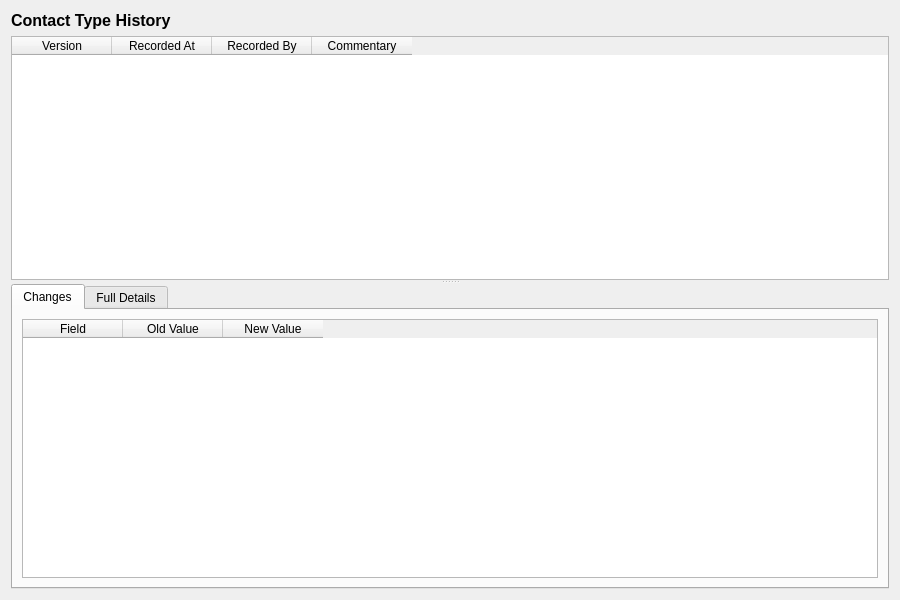
<?xml version="1.0" encoding="UTF-8"?>
<ui version="4.0">
 <class>ContactTypeHistoryDialog</class>
 <widget class="QWidget" name="ContactTypeHistoryDialog">
  <property name="geometry">
   <rect>
    <x>0</x>
    <y>0</y>
    <width>900</width>
    <height>600</height>
   </rect>
  </property>
  <property name="windowTitle">
   <string>Contact Type History</string>
  </property>
  <layout class="QVBoxLayout" name="verticalLayout">
   <item>
    <widget class="QLabel" name="titleLabel">
     <property name="font">
      <font>
       <pointsize>12</pointsize>
       <bold>true</bold>
      </font>
     </property>
     <property name="text">
      <string>Contact Type History</string>
     </property>
    </widget>
   </item>
   <item>
    <widget class="QSplitter" name="splitter">
     <property name="orientation">
      <enum>Qt::Vertical</enum>
     </property>
     <widget class="QTableWidget" name="versionListWidget">
      <property name="minimumHeight">
       <number>150</number>
      </property>
      <property name="maximumHeight">
       <number>250</number>
      </property>
      <property name="alternatingRowColors">
       <bool>true</bool>
      </property>
      <property name="editTriggers">
       <set>QAbstractItemView::NoEditTriggers</set>
      </property>
      <property name="selectionMode">
       <enum>QAbstractItemView::SingleSelection</enum>
      </property>
      <property name="selectionBehavior">
       <enum>QAbstractItemView::SelectRows</enum>
      </property>
      <column>
       <property name="text">
        <string>Version</string>
       </property>
      </column>
      <column>
       <property name="text">
        <string>Recorded At</string>
       </property>
      </column>
      <column>
       <property name="text">
        <string>Recorded By</string>
       </property>
      </column>
      <column>
       <property name="text">
        <string>Commentary</string>
       </property>
      </column>
     </widget>
     <widget class="QWidget" name="detailWidget">
      <layout class="QVBoxLayout" name="detailLayout">
       <property name="leftMargin">
        <number>0</number>
       </property>
       <property name="topMargin">
        <number>0</number>
       </property>
       <property name="rightMargin">
        <number>0</number>
       </property>
       <property name="bottomMargin">
        <number>0</number>
       </property>
       <item>
        <widget class="QTabWidget" name="tabWidget">
         <property name="currentIndex">
          <number>0</number>
         </property>
         <widget class="QWidget" name="changesTab">
          <attribute name="title">
           <string>Changes</string>
          </attribute>
          <layout class="QVBoxLayout" name="changesTabLayout">
           <item>
            <widget class="QTableWidget" name="changesTableWidget">
             <property name="editTriggers">
              <set>QAbstractItemView::NoEditTriggers</set>
             </property>
             <property name="alternatingRowColors">
              <bool>true</bool>
             </property>
             <property name="selectionMode">
              <enum>QAbstractItemView::SingleSelection</enum>
             </property>
             <property name="selectionBehavior">
              <enum>QAbstractItemView::SelectRows</enum>
             </property>
             <column>
              <property name="text">
               <string>Field</string>
              </property>
             </column>
             <column>
              <property name="text">
               <string>Old Value</string>
              </property>
             </column>
             <column>
              <property name="text">
               <string>New Value</string>
              </property>
             </column>
            </widget>
           </item>
          </layout>
         </widget>
         <widget class="QWidget" name="fullDetailsTab">
          <attribute name="title">
           <string>Full Details</string>
          </attribute>
          <layout class="QVBoxLayout" name="fullDetailsTabLayout">
           <item>
            <widget class="QScrollArea" name="scrollArea">
             <property name="widgetResizable">
              <bool>true</bool>
             </property>
             <widget class="QWidget" name="scrollAreaWidgetContents">
              <property name="geometry">
               <rect>
                <x>0</x>
                <y>0</y>
                <width>560</width>
                <height>450</height>
               </rect>
              </property>
              <layout class="QFormLayout" name="formLayout">
               <item row="0" column="0">
                <widget class="QLabel" name="codeLabel">
                 <property name="text">
                  <string>Code:</string>
                 </property>
                </widget>
               </item>
               <item row="0" column="1">
                <widget class="QLabel" name="codeValue">
                 <property name="text">
                  <string/>
                 </property>
                </widget>
               </item>
               <item row="1" column="0">
                <widget class="QLabel" name="nameLabel">
                 <property name="text">
                  <string>Name:</string>
                 </property>
                </widget>
               </item>
               <item row="1" column="1">
                <widget class="QLabel" name="nameValue">
                 <property name="text">
                  <string/>
                 </property>
                </widget>
               </item>
               <item row="2" column="0">
                <widget class="QLabel" name="descriptionLabel">
                 <property name="text">
                  <string>Description:</string>
                 </property>
                </widget>
               </item>
               <item row="2" column="1">
                <widget class="QLabel" name="descriptionValue">
                 <property name="text">
                  <string/>
                 </property>
                 <property name="wordWrap">
                  <bool>true</bool>
                 </property>
                </widget>
               </item>
               <item row="3" column="0">
                <widget class="QLabel" name="versionNumberLabel">
                 <property name="text">
                  <string>Version:</string>
                 </property>
                </widget>
               </item>
               <item row="3" column="1">
                <widget class="QLabel" name="versionNumberValue">
                 <property name="text">
                  <string/>
                 </property>
                </widget>
               </item>
               <item row="4" column="0">
                <widget class="QLabel" name="recordedByLabel">
                 <property name="text">
                  <string>Recorded By:</string>
                 </property>
                </widget>
               </item>
               <item row="4" column="1">
                <widget class="QLabel" name="recordedByValue">
                 <property name="text">
                  <string/>
                 </property>
                </widget>
               </item>
               <item row="5" column="0">
                <widget class="QLabel" name="recordedAtLabel">
                 <property name="text">
                  <string>Recorded At:</string>
                 </property>
                </widget>
               </item>
               <item row="5" column="1">
                <widget class="QLabel" name="recordedAtValue">
                 <property name="text">
                  <string/>
                 </property>
                </widget>
               </item>
               <item row="6" column="0">
                <widget class="QLabel" name="changeCommentaryLabel">
                 <property name="text">
                  <string>Change Commentary:</string>
                 </property>
                </widget>
               </item>
               <item row="6" column="1">
                <widget class="QLabel" name="changeCommentaryValue">
                 <property name="text">
                  <string/>
                 </property>
                 <property name="wordWrap">
                  <bool>true</bool>
                 </property>
                </widget>
               </item>
              </layout>
             </widget>
            </widget>
           </item>
          </layout>
         </widget>
        </widget>
       </item>
      </layout>
     </widget>
    </widget>
   </item>
  </layout>
 </widget>
 <resources/>
 <connections/>
</ui>
